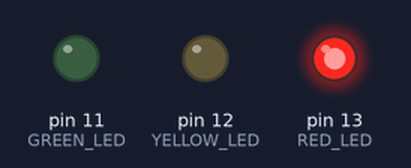
The sketch below on a simulated Arduino Uno, built with avr-gcc and run on an emulated ATmega328P. On the bench: output pins drawn as LEDs (lit = HIGH).

Above: at 1.0 s.
At 3.0 s:
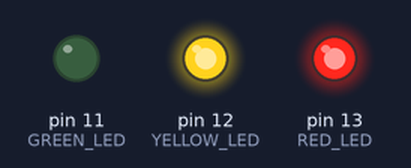
At 5.0 s:
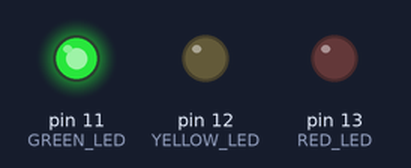
At 8.05 s:
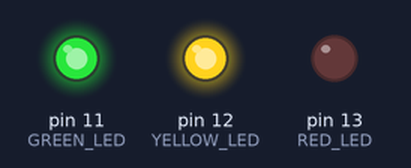
Timing chart, 0 to 10.5 s (numbered marks = the images above):
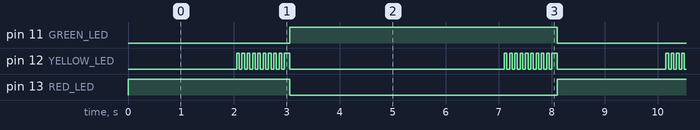

Measured:
- by itself, pin 11 (GREEN_LED): alternates HIGH for 5.1 s and LOW for 3.1 s
- by itself, pin 13 (RED_LED): alternates HIGH for 3.1 s and LOW for 5.1 s
- by itself, pin 12 (YELLOW_LED): repeats every 8.1 s: HIGH 0.10 s, LOW 4.1 s, 9 × (HIGH 0.05 s, LOW 0.05 s), HIGH 0.10 s, LOW 2.1 s, 9 × (HIGH 0.05 s, LOW 0.05 s)

The sketch:

lab1enescu.ino
```cpp
int RED_LED=13;
int YELLOW_LED=12;
int GREEN_LED=11;
bool ramura=true;
void setup() {
  // put your setup code here, to run once:
  pinMode(RED_LED, OUTPUT);
  pinMode(YELLOW_LED, OUTPUT);
  pinMode(GREEN_LED, OUTPUT);
}

int time_count=0;
int time_count1=0;
int led_red_state=1;
int led_yellow_state=0;
int led_green_state=0;
void loop() {
  // put your main code here, to run repeatedly:
  digitalWrite(RED_LED, led_red_state);
  digitalWrite(YELLOW_LED, led_yellow_state);
  digitalWrite(GREEN_LED, led_green_state);

  delay(50);
  if(ramura){
    time_count+=50;
  }else{
  time_count1+=50;
  }
  if (time_count >2000 and time_count<3000){

    led_yellow_state=!led_yellow_state;
  }
  if (time_count1 >4000 and time_count1<5000)
  {
    led_yellow_state=!led_yellow_state;
  }

  if (time_count>3000 and ramura==true){

    led_yellow_state=0;
    int aux=RED_LED;
    RED_LED=GREEN_LED;
    GREEN_LED=aux;
    time_count=0;
    ramura=false;

  }
  if (time_count1>5000 and ramura==false){
    led_yellow_state=0;
    int aux=GREEN_LED;
    GREEN_LED=RED_LED;
    RED_LED=aux;
    time_count1=0;
    ramura=true;
  }
}
```
